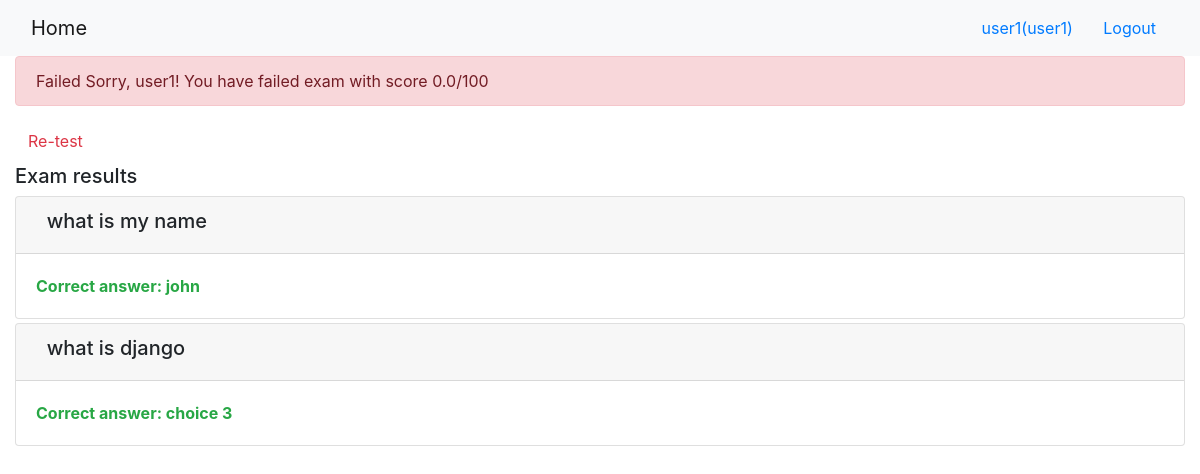
Page /onlinecourse/1/1/show_exam_result/ (signed in) on the committed database.
### onlinecourse/models.py (models this page shows)
class Question(models.Model):
    course = models.ForeignKey(Course, on_delete=models.CASCADE)
    question_text = models.TextField(blank=True)
    grade = models.FloatField()

class Choice(models.Model):
    question = models.ForeignKey(Question, on_delete=models.CASCADE)
    choice_text = models.TextField(blank=True)
    is_correct = models.BooleanField()

### onlinecourse/views.py (the view, shortened to what this page needs)
# urls.py: path('<int:course_id>/<int:submission_id>/show_exam_result/', views.show_exam_result, name='show_exam_result'),
def show_exam_result(request, course_id, submission_id):
    context = {}
    user = request.user
    course = get_object_or_404(Course, pk=course_id)
    enroll = Enrollment.objects.get(user=user, course=course)
    questions = Question.objects.filter(course=course)
    sub_choices = Submission.objects.get(pk=submission_id).choices.all()
    total_questions = 0
    total_mark = 0
    result_list = []
    for question in questions:
        r = {}
        r['question'] = question.question_text
        r['correct'] = []
        r['sub_ans'] = []
        q_choices = Choice.objects.filter(question=question)
        correct = False
        for q_choice in q_choices:
            if q_choice.is_correct:
                r['correct'].append(q_choice.choice_text)
        total_questions = total_questions + 1
        if correct:
            total_mark = total_mark + 1
        result_list.append(r)
    grade = total_mark * 1.0 / total_questions * 100.0
    context['course'] = course
    context['grade'] = grade
    context['result'] = result_list
    print('grade = ', grade)
    print(context['result'])
    return render(request, 'onlinecourse/exam_result_bootstrap.html', context)

### onlinecourse/templates/onlinecourse/exam_result_bootstrap.html (shortened to what this page needs)
<!DOCTYPE html>
<html lang="en">
<head>
    {% load static %}
    <link rel="stylesheet" href="https://maxcdn.bootstrapcdn.com/bootstrap/4.5.2/css/bootstrap.min.css">
</head>
<body>
 <nav class="navbar navbar-light bg-light">
    <div class="container-fluid">
        <div class="navbar-header">
              <a class="navbar-brand" href="{% url 'onlinecourse:index' %}">Home</a>
        </div>
        <ul class="nav navbar-nav navbar-right">
            {% if user.is_authenticated %}
            <li>
                <a class="btn btn-link" href="#">{{ user.first_name }}({{ user.username }})</a>
                <a class="btn btn-link" href="{% url 'onlinecourse:logout' %}">Logout</a>
            </li>
            {% endif %}
        </ul>
    </div>
</nav>
<div class="container-fluid">
    {% if grade > 80 %}
    <div class="alert alert-success">
       Conguration, {{ user.first_name }}! You have passed the exam and completed the course with score {{grade}}/100
    </div>
        {% else %}
        <div class="alert alert-danger">
            Failed Sorry, {{ user.first_name }}! You have failed exam with score {{ grade }}/100
        </div>
        <a class="btn btn-link text-danger" href="{% url 'onlinecourse:course_details' course.id %}">Re-test</a>
        {% endif %}
        <div class="card-columns-vertical mt-1">
        <h5 class="">Exam results</h5>
            {% for l in result %}
                <div class="card-columns-vertical">
                    <div class="card mt-1">
                        <div class="card-header">
                            <h5>&nbsp;&nbsp;{{ l.question }}</h5>
                        </div>
                        <div class="card-body">
                            {% for l1 in l.correct %}
                                <div class="font-weight-bold text-success"> Correct answer: {{ l1 }}</div>
                            {% endfor %}
                        </div>
                    </div>
                </div>
            {% endfor %}
        </div>
    </div>
</body>
</html>

### rows in the picture
Question: question "what is my name"
Choice: correct "john"
Question: question "what is django"
Choice: correct "choice 3"

### other values in the picture
{{ user.first_name }} "user1"
{{ user.username }} "user1"
{{ grade }} "0.0"
